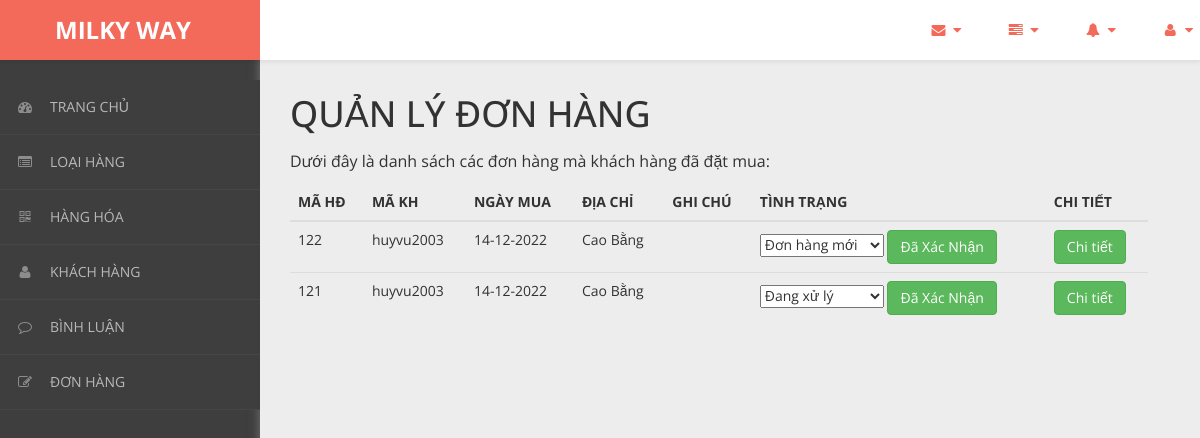
The app's page /admin/content/hoa-don/hoa-don-list.php with its own data.
### tables this page shows
CREATE TABLE `hoa_don` (
  `ma_hd` int(11) NOT NULL,
  `ngay_mua` varchar(20) NOT NULL,
  `ghi_chu` varchar(50) NOT NULL,
  `tinh_trang` int(10) DEFAULT 1,
  `ma_kh` varchar(50) NOT NULL,
  `size` int(10) NOT NULL,
  `mausac` int(10) NOT NULL,
  `diaChi` varchar(100) NOT NULL
);

### admin/dao/pdo.php (called while the page is built, shortened)
<?php
    function pdo_get_connection(){
        $pdo = new PDO("mysql:host=localhost;dbname=bigshoes",'root','');
        $pdo->setAttribute(PDO::ATTR_ERRMODE, PDO::ERRMODE_EXCEPTION);
        return $pdo;
    }
    function pdo_query($sql){
        $sql_args = array_slice(func_get_args(),1);
        try{
            $conn = pdo_get_connection();
            $stmt = $conn ->prepare($sql);
            $stmt -> execute($sql_args);
            $rows = $stmt -> fetchAll();
            return $rows;
        }catch(PDOException $e){
            throw $e;
        }finally{
            unset($conn);
        }
    }
    ?>

### admin/dao/hoa-don.php (called while the page is built, shortened)
<?php
    require_once ('pdo.php');
    function hoa_don_select_all(){
        $sql = "SELECT * FROM hoa_don ORDER BY ma_hd DESC";
        return pdo_query($sql);
    }
    function tt_don_hang_select_all(){
        $sql = "SELECT * FROM tt_don_hang";
        return pdo_query($sql);
    }
?>

### admin/content/hoa-don/hoa-don-list.php (the view, shortened to what this page needs)
<!DOCTYPE html>
<html xmlns="http://www.w3.org/1999/xhtml">
<head>
    <link href="../../../css/admin/css/bootstrap.css" rel="stylesheet" />
    <link href="../../../css/admin/css/font-awesome.css" rel="stylesheet" />
    <link href="../../../css/admin/css/custom-styles.css" rel="stylesheet" />
</head>
<body>
    <div id="wrapper">
        <nav class="navbar navbar-default top-navbar" role="navigation">
            <div class="navbar-header">
                <a class="navbar-brand" href="/index"><strong style = "margin-left: 40px;">MILKY WAY</strong></a>
            </div>
            <ul class="nav navbar-top-links navbar-right">
                <li class="dropdown">
                    <a class="dropdown-toggle" data-toggle="dropdown" href="#" aria-expanded="false">
                        <i class="fa fa-envelope fa-fw"></i> <i class="fa fa-caret-down"></i>
                    </a>
                </li>
                <li class="dropdown">
                    <a class="dropdown-toggle" data-toggle="dropdown" href="#" aria-expanded="false">
                        <i class="fa fa-tasks fa-fw"></i> <i class="fa fa-caret-down"></i>
                    </a>
                </li>
                <li class="dropdown">
                    <a class="dropdown-toggle" data-toggle="dropdown" href="#" aria-expanded="false">
                        <i class="fa fa-bell fa-fw"></i> <i class="fa fa-caret-down"></i>
                    </a>
                </li>
                <li class="dropdown">
                    <a class="dropdown-toggle" data-toggle="dropdown" href="#" aria-expanded="false">
                        <i class="fa fa-user fa-fw"></i> <i class="fa fa-caret-down"></i>
                    </a>
                </li>
            </ul>
        </nav>
        <nav class="navbar-default navbar-side" role="navigation">
            <div class="sidebar-collapse">
                <ul class="nav" id="main-menu">
                    <li>
                        <a href="../thong-ke/thong-ke-list.php"><i class="fa fa-dashboard"></i>TRANG CHỦ</a>
                    </li>
                    <li>
                        <a href="../loai-hang/loai-hang-list.php"><i class="fa fa-list-alt" aria-hidden="true"></i>LOẠI HÀNG</a>
                    </li>
                    <li>
                        <a href="../hang-hoa/hang-hoa-list.php"><i class="fa fa-qrcode"></i>HÀNG HÓA</a>
                    </li>
                    <li>
                        <a href="../khach-hang/khach-hang-list.php"><i class="fa fa-user"></i>KHÁCH HÀNG</a>
                    </li>
                    <li>
                        <a href="../binh-luan/binh-luan-list.php"><i class="fa fa-comment-o" aria-hidden="true"></i>BÌNH LUẬN</a>
                    </li>
                    <li>
                        <a href="../hoa-don/hoa-don-list.php"><i class="fa fa-edit"></i>ĐƠN HÀNG</a>
                    </li>
                </ul>
            </div>
        </nav>
        <div id="page-wrapper">
		  <div class="header">
                        <div class="page-header">
                            <h1>QUẢN LÝ ĐƠN HÀNG</h1>
                            <p>Dưới đây là danh sách các đơn hàng mà khách hàng đã đặt mua: </p>
                            <?php
                                require_once ('../../dao/hoa-don.php');
                                $items = hoa_don_select_all();
                            ?>
                            <table class="table table-hover">
                                <thead>
                                  <tr>
                                    <th>MÃ HĐ</th>
                                    <th>MÃ KH</th>
                                    <th>NGÀY MUA</th>
                                    <th>ĐỊA CHỈ</th>
                                    <th>GHI CHÚ</th>
                                    <th>TÌNH TRẠNG</th>
                                    <th>CHI TIẾT</th>
                                  </tr>
                                </thead>
                                <tbody>
                                <?php foreach($items as $item){
                                     extract($item);
                                    ?>
                                  <tr>
                                    <td><?=$ma_hd?></td>
                                    <td><?=$ma_kh?></td>
                                    <td><?=$ngay_mua?></td>
                                    <td><?=$diaChi?></td>
                                    <td><?=$ghi_chu?></td>
                                    <td>
                                        <form action="thanh-toan-gio-hang.php" method="post">
                                            <select name="tinh_trang" id="" value="<?= $tinh_trang ?>">
                                                <?php
                                                $tt_dh = tt_don_hang_select_all();
                                                foreach ($tt_dh as $tt)
                                                    if ($tt['id_tt'] == $tinh_trang) {
                                                        echo '<option selected value="' . $tt['id_tt'] . '">' . $tt['name_tt'] . '</option>';
                                                    } else {
                                                        echo '<option value="' . $tt['id_tt'] . '">' . $tt['name_tt'] . '</option>';
                                                    }
                                                ?>
                                            </select>
                                            <button type="submit" class="btn btn-success" name="btn_update">Đã Xác Nhận</button>
                                        </form>
                                    </td>
                                    <td><a href="chi-tiet-hoa-don.php?ma_hd=<?=$ma_hd?>&ma_kh=<?=$ma_kh?>"><button class="btn btn-success">Chi tiết</button></a></td>
                                  </tr>
                                <?php } ?>
                                </tbody>
                              </table>
                        </div>
		</div>
            </div>
        </div>
</body>
</html>

### css/admin/css/custom-styles.css (style rules this page uses)
body { font-family: 'Open Sans', sans-serif; background: #3E3E3E; }
#wrapper { width: 100%; }
#page-wrapper { padding: 15px 15px; min-height: 600px; background: #EDEDED; }
h1, .h1, h2, .h2, h3, .h3 { margin-top: 7px; margin-bottom: -5px; }
p { font-size:16px; line-height:25px; padding-top:20px; }
.navbar-side { z-index: 0; }
.navbar-side .nav > li > a > i { color: #8C8C8C;padding: 8px;width: 30px;text-align: center; }
.top-navbar { position: fixed; width: 100%; z-index: 300; -webkit-box-shadow: 0 3px 3px rgba(0, 0, 0, 0.05); -moz-box-shadow: 0 3px 3px rgba(0, 0, 0, 0.05); box-shadow: 0 3px 3px rgba(0, 0, 0, 0.05); }
.navbar-side { z-index: 1; position: fixed; width: 260px; top: 80px; }
#page-wrapper { position: relative; top: 55px; box-shadow: 0 0 10px #757575; -moz-box-shadow: 0 0 10px #757575; -webkit-box-shadow: 0 0 10px #757575; }
.page-header { margin: 0;border-bottom: 1px solid transparent;text-align: left;background-color: rgb(237, 237, 237);padding: 32px 22px 32px 0;color: #323232; }
.header { margin: 0 30px; }
.top-navbar { margin:0px; }
.top-navbar .navbar-brand { color: #fff;width: 260px;text-align: left;height: 60px;font-size: 24px;font-weight: 700;line-height: 30px;background: #F36A5A; }
.top-navbar .nav > li { position: relative; display: inline-block; margin: 0px; padding: 0px; }
.top-navbar .nav > li > a { position: relative; display: block; padding: 20px;color: #FFFFFF; margin: 0px; }
.sidebar-collapse , .sidebar-collapse .nav { background:none; }
.sidebar-collapse .nav { padding:0; }
.sidebar-collapse .nav > li > a { color: #B8B8B8; background:transparent; text-shadow:none; font-size: 14px; }
.sidebar-collapse > .nav > li > a { padding: 12px 10px; }
.sidebar-collapse > .nav > li { border-bottom: 1px solid rgba(107, 108, 109, 0.19); }
.navbar-side { border:none; background: #3E3E3E; }
.top-navbar { background: #FFFFFF; border-bottom:none; }
.top-navbar .nav > li > a > i { margin-right: 2px; }
.navbar-default { border:0px solid black; }
.navbar-header { background: transparent; }
.nav > li > a > i { margin-right:10px; color: rgb(243, 106, 90); }
@media (min-width:768px) { #page-wrapper { margin: 0 0 0 260px; padding: 0; min-height: 1200px; } }
@media (min-width:768px) { .navbar-side { width: 260px; z-index: 1; } }
@media (min-width:768px) { .navbar { border-radius: 0px; } }

### records on screen
hoa_don: ma_hd "122", ma_kh "huyvu2003", ngay_mua "14-12-2022", diaChi "Cao Bằng"
hoa_don: ma_hd "121", ma_kh "huyvu2003", ngay_mua "14-12-2022", diaChi "Cao Bằng"

### other values on screen
form field tinh_trang "Đơn hàng mới"
form field tinh_trang "Đang xử lý"
